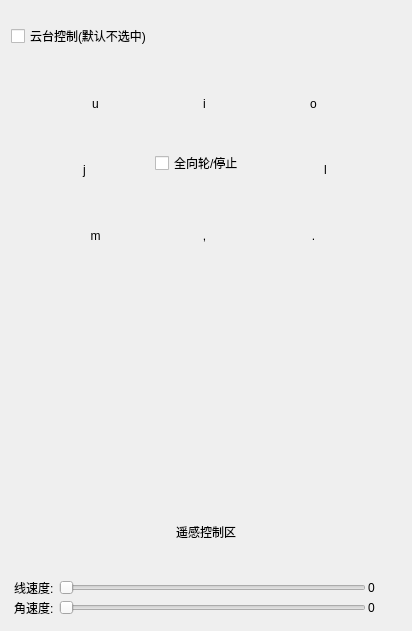
          <widget class="QWidget" name="tab">
           <attribute name="title">
            <string>运动控制</string>
           </attribute>
           <layout class="QVBoxLayout" name="verticalLayout_2">
            <item>
             <widget class="QCheckBox" name="PTZ_checkBox">
              <property name="enabled">
               <bool>true</bool>
              </property>
              <property name="sizePolicy">
               <sizepolicy hsizetype="Minimum" vsizetype="Preferred">
                <horstretch>0</horstretch>
                <verstretch>0</verstretch>
               </sizepolicy>
              </property>
              <property name="minimumSize">
               <size>
                <width>50</width>
                <height>50</height>
               </size>
              </property>
              <property name="styleSheet">
               <string notr="true">font: 12pt &quot;Ubuntu&quot;;</string>
              </property>
              <property name="text">
               <string>云台控制(默认不选中)</string>
              </property>
             </widget>
            </item>
            <item>
             <widget class="QWidget" name="wigde_up" native="true">
              <property name="minimumSize">
               <size>
                <width>390</width>
                <height>60</height>
               </size>
              </property>
              <property name="maximumSize">
               <size>
                <width>390</width>
                <height>60</height>
               </size>
              </property>
              <layout class="QHBoxLayout" name="horizontalLayout_2">
               <item>
                <widget class="QPushButton" name="pushButton_u">
                 <property name="minimumSize">
                  <size>
                   <width>55</width>
                   <height>55</height>
                  </size>
                 </property>
                 <property name="maximumSize">
                  <size>
                   <width>55</width>
                   <height>55</height>
                  </size>
                 </property>
                 <property name="styleSheet">
                  <string notr="true">QPushButton{border-image: url(://images/up_left.png);}
QPushButton{border:none;}
QPushButton:pressed{border-image: url(://images/up_left_2.png);}</string>
                 </property>
                 <property name="text">
                  <string>u</string>
                 </property>
                 <property name="shortcut">
                  <string>U</string>
                 </property>
                </widget>
               </item>
               <item>
                <widget class="QPushButton" name="pushButton_i">
                 <property name="minimumSize">
                  <size>
                   <width>55</width>
                   <height>55</height>
                  </size>
                 </property>
                 <property name="maximumSize">
                  <size>
                   <width>55</width>
                   <height>55</height>
                  </size>
                 </property>
                 <property name="styleSheet">
                  <string notr="true">QPushButton{border-image: url(://images/up.png);}
QPushButton{border:none;}
QPushButton:pressed{border-image: url(://images/up_2.png);}</string>
                 </property>
                 <property name="text">
                  <string>i</string>
                 </property>
                 <property name="shortcut">
                  <string>I</string>
                 </property>
                </widget>
               </item>
               <item>
                <widget class="QPushButton" name="pushButton_o">
                 <property name="minimumSize">
                  <size>
                   <width>55</width>
                   <height>55</height>
                  </size>
                 </property>
                 <property name="maximumSize">
                  <size>
                   <width>55</width>
                   <height>55</height>
                  </size>
                 </property>
                 <property name="styleSheet">
                  <string notr="true">QPushButton{border-image: url(://images/up_right.png);}
QPushButton{border:none;}
QPushButton:pressed{border-image: url(://images/up_right_2.png);}</string>
                 </property>
                 <property name="text">
                  <string>o</string>
                 </property>
                 <property name="shortcut">
                  <string>O</string>
                 </property>
                </widget>
               </item>
              </layout>
             </widget>
            </item>
            <item>
             <widget class="QWidget" name="widget_on" native="true">
              <property name="minimumSize">
               <size>
                <width>390</width>
                <height>60</height>
               </size>
              </property>
              <property name="maximumSize">
               <size>
                <width>390</width>
                <height>60</height>
               </size>
              </property>
              <layout class="QHBoxLayout" name="horizontalLayout_3">
               <item>
                <widget class="QPushButton" name="pushButton_j">
                 <property name="minimumSize">
                  <size>
                   <width>55</width>
                   <height>55</height>
                  </size>
                 </property>
                 <property name="maximumSize">
                  <size>
                   <width>55</width>
                   <height>55</height>
                  </size>
                 </property>
                 <property name="styleSheet">
                  <string notr="true">QPushButton{border-image: url(://images/left.png);}
QPushButton{border:none;}
QPushButton:pressed{border-image: url(://images/left_2.png);}</string>
                 </property>
                 <property name="text">
                  <string>j</string>
                 </property>
                 <property name="shortcut">
                  <string>J</string>
                 </property>
                </widget>
               </item>
               <item>
                <widget class="QCheckBox" name="checkBox_isAll">
                 <property name="minimumSize">
                  <size>
                   <width>100</width>
                   <height>0</height>
                  </size>
                 </property>
                 <property name="maximumSize">
                  <size>
                   <width>100</width>
                   <height>16777215</height>
                  </size>
                 </property>
                 <property name="text">
                  <string>全向轮/停止</string>
                 </property>
                 <property name="shortcut">
                  <string>K</string>
                 </property>
                </widget>
               </item>
               <item>
                <widget class="QPushButton" name="pushButton_l">
                 <property name="minimumSize">
                  <size>
                   <width>55</width>
                   <height>55</height>
                  </size>
                 </property>
                 <property name="maximumSize">
                  <size>
                   <width>55</width>
                   <height>55</height>
                  </size>
                 </property>
                 <property name="styleSheet">
                  <string notr="true">QPushButton{border-image: url(://images/right.png);}
QPushButton{border:none;}
QPushButton:pressed{border-image: url(://images/right_2.png);}</string>
                 </property>
                 <property name="text">
                  <string>l</string>
                 </property>
                 <property name="shortcut">
                  <string>L</string>
                 </property>
                </widget>
               </item>
              </layout>
             </widget>
            </item>
            <item>
             <widget class="QWidget" name="widget_down" native="true">
              <property name="minimumSize">
               <size>
                <width>390</width>
                <height>65</height>
               </size>
              </property>
              <property name="maximumSize">
               <size>
                <width>390</width>
                <height>65</height>
               </size>
              </property>
              <layout class="QHBoxLayout" name="horizontalLayout_4">
               <item>
                <widget class="QPushButton" name="pushButton_m">
                 <property name="minimumSize">
                  <size>
                   <width>55</width>
                   <height>55</height>
                  </size>
                 </property>
                 <property name="maximumSize">
                  <size>
                   <width>55</width>
                   <height>55</height>
                  </size>
                 </property>
                 <property name="styleSheet">
                  <string notr="true">QPushButton{border-image: url(://images/down_left.png);}
QPushButton{border:none;}
QPushButton:pressed{border-image: url(://images/down_left_2.png);}</string>
                 </property>
                 <property name="text">
                  <string>m</string>
                 </property>
                 <property name="shortcut">
                  <string>M</string>
                 </property>
                </widget>
               </item>
               <item>
                <widget class="QPushButton" name="pushButton_dou">
                 <property name="minimumSize">
                  <size>
                   <width>55</width>
                   <height>55</height>
                  </size>
                 </property>
                 <property name="maximumSize">
                  <size>
                   <width>55</width>
                   <height>55</height>
                  </size>
                 </property>
                 <property name="styleSheet">
                  <string notr="true">QPushButton{border-image: url(://images/down.png);}
QPushButton{border:none;}
QPushButton:pressed{border-image: url(://images/down_2.png);}</string>
                 </property>
                 <property name="text">
                  <string>,</string>
                 </property>
                 <property name="shortcut">
                  <string>,</string>
                 </property>
                </widget>
               </item>
               <item>
                <widget class="QPushButton" name="pushButton_dian">
                 <property name="minimumSize">
                  <size>
                   <width>55</width>
                   <height>55</height>
                  </size>
                 </property>
                 <property name="maximumSize">
                  <size>
                   <width>55</width>
                   <height>55</height>
                  </size>
                 </property>
                 <property name="styleSheet">
                  <string notr="true">QPushButton{border-image: url(://images/down_right.png);}
QPushButton{border:none;}
QPushButton:pressed{border-image: url(://images/down_right_2.png);}</string>
                 </property>
                 <property name="text">
                  <string>.</string>
                 </property>
                 <property name="shortcut">
                  <string>.</string>
                 </property>
                </widget>
               </item>
              </layout>
             </widget>
            </item>
            <item>
             <widget class="QWidget" name="widget_5" native="true">
              <property name="minimumSize">
               <size>
                <width>390</width>
                <height>300</height>
               </size>
              </property>
              <property name="maximumSize">
               <size>
                <width>390</width>
                <height>16777215</height>
               </size>
              </property>
              <layout class="QGridLayout" name="gridLayout_4">
               <item row="0" column="0" alignment="Qt::AlignHCenter">
                <widget class="QWidget" name="JoyStick_widget" native="true">
                 <property name="sizePolicy">
                  <sizepolicy hsizetype="Ignored" vsizetype="Preferred">
                   <horstretch>0</horstretch>
                   <verstretch>0</verstretch>
                  </sizepolicy>
                 </property>
                 <property name="minimumSize">
                  <size>
                   <width>200</width>
                   <height>200</height>
                  </size>
                 </property>
                 <property name="maximumSize">
                  <size>
                   <width>200</width>
                   <height>200</height>
                  </size>
                 </property>
                 <property name="layoutDirection">
                  <enum>Qt::LeftToRight</enum>
                 </property>
                 <property name="styleSheet">
                  <string notr="true"/>
                 </property>
                </widget>
               </item>
               <item row="1" column="0">
                <widget class="QLabel" name="label_21">
                 <property name="sizePolicy">
                  <sizepolicy hsizetype="Minimum" vsizetype="Maximum">
                   <horstretch>0</horstretch>
                   <verstretch>0</verstretch>
                  </sizepolicy>
                 </property>
                 <property name="layoutDirection">
                  <enum>Qt::LeftToRight</enum>
                 </property>
                 <property name="text">
                  <string>遥感控制区</string>
                 </property>
                 <property name="alignment">
                  <set>Qt::AlignCenter</set>
                 </property>
                </widget>
               </item>
              </layout>
             </widget>
            </item>
            <item>
             <widget class="QWidget" name="widget_3" native="true">
              <layout class="QHBoxLayout" name="horizontalLayout_18">
               <property name="spacing">
                <number>2</number>
               </property>
               <property name="leftMargin">
                <number>3</number>
               </property>
               <property name="topMargin">
                <number>3</number>
               </property>
               <property name="rightMargin">
                <number>3</number>
               </property>
               <property name="bottomMargin">
                <number>3</number>
               </property>
               <item>
                <layout class="QVBoxLayout" name="verticalLayout_5">
                 <item>
                  <layout class="QHBoxLayout" name="horizontalLayout_5">
                   <item>
                    <widget class="QLabel" name="label_4">
                     <property name="text">
                      <string>线速度: </string>
                     </property>
                    </widget>
                   </item>
                   <item>
                    <widget class="QSlider" name="horizontalSlider_linear">
                     <property name="maximum">
                      <number>100</number>
                     </property>
                     <property name="orientation">
                      <enum>Qt::Horizontal</enum>
                     </property>
                    </widget>
                   </item>
                   <item>
                    <widget class="QLabel" name="label_linear">
                     <property name="minimumSize">
                      <size>
                       <width>30</width>
                       <height>0</height>
                      </size>
                     </property>
                     <property name="maximumSize">
                      <size>
                       <width>30</width>
                       <height>16777215</height>
                      </size>
                     </property>
                     <property name="text">
                      <string>0</string>
                     </property>
                    </widget>
                   </item>
                  </layout>
                 </item>
                 <item>
                  <layout class="QHBoxLayout" name="horizontalLayout_6">
                   <item>
                    <widget class="QLabel" name="label_5">
                     <property name="text">
                      <string>角速度: </string>
                     </property>
                    </widget>
                   </item>
                   <item>
                    <widget class="QSlider" name="horizontalSlider_raw">
                     <property name="maximum">
                      <number>100</number>
                     </property>
                     <property name="orientation">
                      <enum>Qt::Horizontal</enum>
                     </property>
                    </widget>
                   </item>
                   <item>
                    <widget class="QLabel" name="label_raw">
                     <property name="minimumSize">
                      <size>
                       <width>30</width>
                       <height>0</height>
                      </size>
                     </property>
                     <property name="maximumSize">
                      <size>
                       <width>30</width>
                       <height>16777215</height>
                      </size>
                     </property>
                     <property name="text">
                      <string>0</string>
                     </property>
                    </widget>
                   </item>
                  </layout>
                 </item>
                </layout>
               </item>
              </layout>
             </widget>
            </item>
           </layout>
          </widget>
